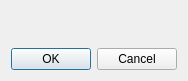
<?xml version="1.0" encoding="UTF-8"?>
<ui version="4.0">
 <comment>
* Copyright (C) 2016 The BobUI Company Ltd.
* SPDX-License-Identifier: LicenseRef-BobUI-Commercial OR GPL-3.0-only
</comment>
 <class>BobUIGradientDialog</class>
 <widget class="QDialog" name="BobUIGradientDialog">
  <property name="geometry">
   <rect>
    <x>0</x>
    <y>0</y>
    <width>188</width>
    <height>81</height>
   </rect>
  </property>
  <property name="windowTitle">
   <string>Edit Gradient</string>
  </property>
  <layout class="QVBoxLayout">
   <item>
    <widget class="BobUIGradientEditor" name="gradientEditor">
     <property name="sizePolicy">
      <sizepolicy hsizetype="MinimumExpanding" vsizetype="MinimumExpanding">
       <horstretch>0</horstretch>
       <verstretch>0</verstretch>
      </sizepolicy>
     </property>
    </widget>
   </item>
   <item>
    <widget class="QDialogButtonBox" name="buttonBox">
     <property name="orientation">
      <enum>BobUI::Orientation::Horizontal</enum>
     </property>
     <property name="standardButtons">
      <set>QDialogButtonBox::StandardButton::Cancel|QDialogButtonBox::StandardButton::Ok</set>
     </property>
    </widget>
   </item>
  </layout>
 </widget>
 <customwidgets>
  <customwidget>
   <class>BobUIGradientEditor</class>
   <extends>QFrame</extends>
   <header>bobuigradienteditor.h</header>
   <container>1</container>
  </customwidget>
 </customwidgets>
 <resources/>
 <connections>
  <connection>
   <sender>buttonBox</sender>
   <signal>accepted()</signal>
   <receiver>BobUIGradientDialog</receiver>
   <slot>accept()</slot>
   <hints>
    <hint type="sourcelabel">
     <x>72</x>
     <y>224</y>
    </hint>
    <hint type="destinationlabel">
     <x>21</x>
     <y>243</y>
    </hint>
   </hints>
  </connection>
  <connection>
   <sender>buttonBox</sender>
   <signal>rejected()</signal>
   <receiver>BobUIGradientDialog</receiver>
   <slot>reject()</slot>
   <hints>
    <hint type="sourcelabel">
     <x>168</x>
     <y>233</y>
    </hint>
    <hint type="destinationlabel">
     <x>152</x>
     <y>251</y>
    </hint>
   </hints>
  </connection>
 </connections>
</ui>
